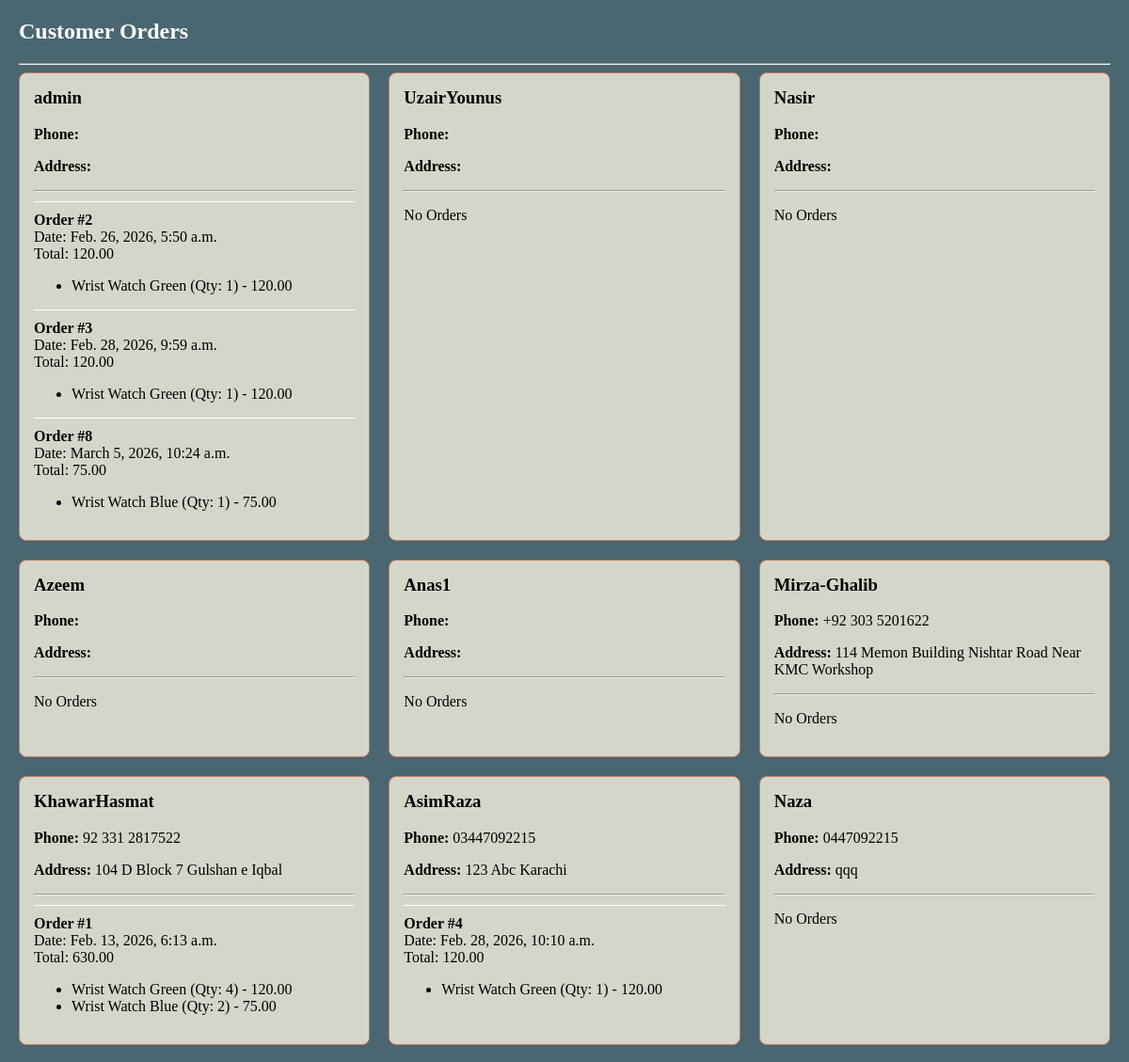
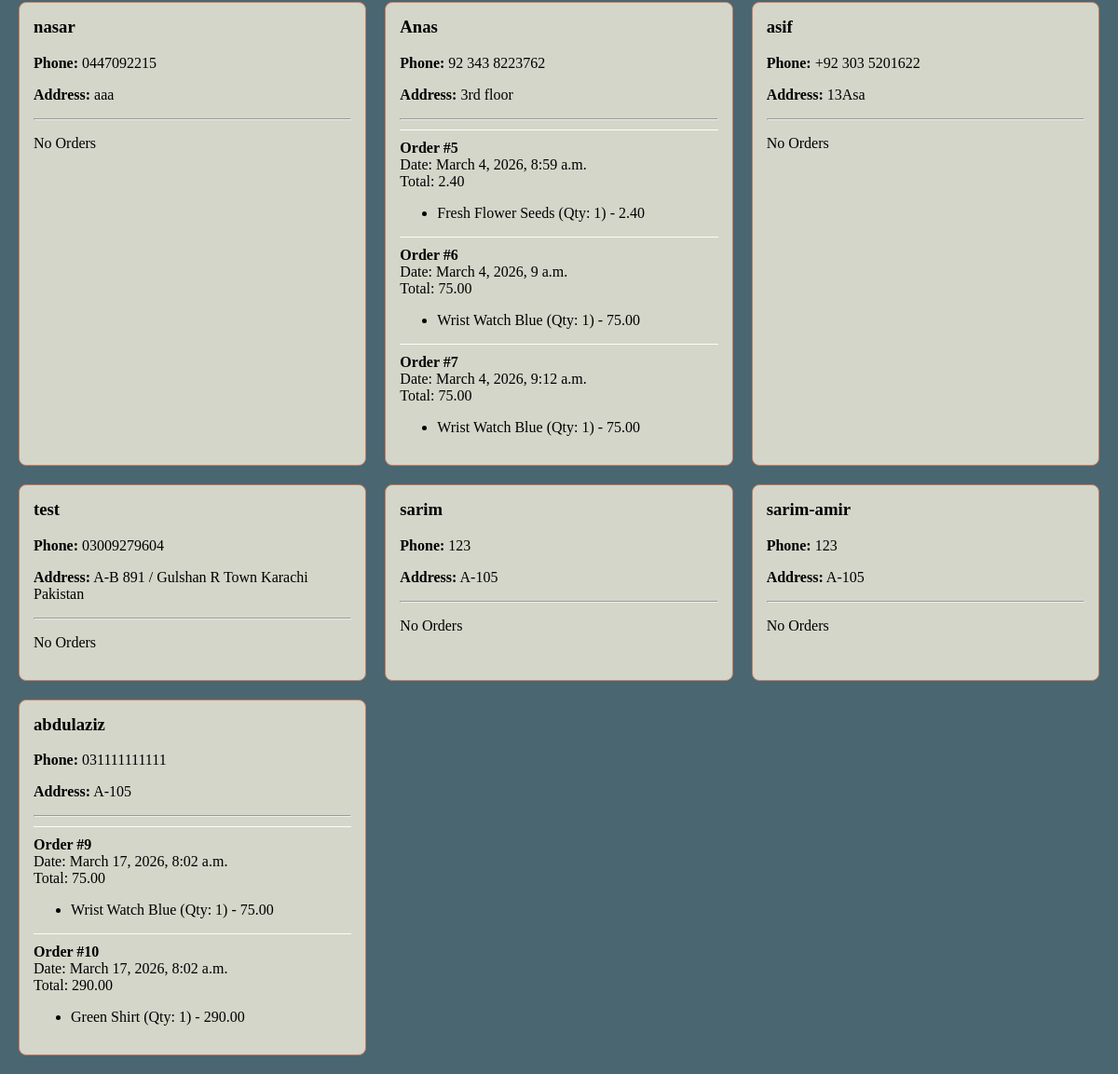
The app's page /accounts/customer-orders/ (signed in) with its own data (2 pictures, top to bottom).
### shop/models.py (models this page shows, shortened)
class Order(models.Model):
    user = models.ForeignKey(User, on_delete=models.CASCADE) # Links an order to a user
    created_at = models.DateTimeField(auto_now_add=True)
    total_price = models.DecimalField(max_digits=10, decimal_places=2)
    completed = models.BooleanField(default=True)

class OrderItem(models.Model):
    order = models.ForeignKey(Order, on_delete=models.CASCADE) # Links an item to a specific order
    product = models.ForeignKey(Product, on_delete=models.CASCADE) # Links an item to a specific product
    quantity = models.PositiveIntegerField()
    price = models.DecimalField(max_digits=10, decimal_places=2) # Price at the time of purchase

class Product(models.Model):
    category = models.ForeignKey(
        Category,
        related_name='products', # Allows you to access products from a category instance (e.g., category.products.all())
        on_delete=models.CASCADE, # If a category is deleted, all its products are also deleted
        null=True,   # Allows products to initially exist without a category (useful for migration)
        blank=True   # Allows the category field to be blank in forms
    )
    name = models.CharField(max_length=200, db_index=True)
    slug = models.SlugField(max_length=200, db_index=True, unique=True)
    description = models.TextField(blank=True)
    price = models.DecimalField(max_digits=10, decimal_places=2)
    image = models.ImageField(upload_to='products/%Y/%m/%d/', blank=True, null=True) # Organizes uploads by date
    available = models.BooleanField(default=True)
    created = models.DateTimeField(auto_now_add=True) # Automatically sets creation timestamp
    updated = models.DateTimeField(auto_now=True) # Automatically updates timestamp on every save
    class Meta:
        ordering = ('name',) # Order products alphabetically by name
        indexes = [
            Index(fields=['id', 'slug']), # Composite index for ID and slug
            Index(fields=['name']),      # Index on the product name
            Index(fields=['-created']),  # Index for ordering by creation date (e.g., for "new arrivals")
        ]
    def save(self, *args, **kwargs):
        if not self.slug:
            self.slug = slugify(self.name)
        super().save(*args, **kwargs)

### accounts/models.py (models this page shows, shortened)
class Profile(models.Model):
    user = models.OneToOneField(User, on_delete=models.CASCADE)
    phone = models.CharField(max_length=20, blank=True)
    address = models.TextField(blank=True)

### accounts/views.py (the view)
# urls.py: path('customer-orders/', views.customer_orders, name='customer_orders'),
@staff_member_required
def customer_orders(request):
    users = User.objects.all()
    data = []
    for user in users:
        profile = Profile.objects.filter(user=user).first()
        orders = Order.objects.filter(user=user)
        data.append({
            "user": user,
            "profile": profile,
            "orders": orders
        })
    return render(request, "accounts/customer_orders.html", {"data": data})

### accounts/templates/accounts/customer_orders.html (shortened to what this page needs)
<h2>Customer Orders</h2>
<hr>
<div class="container">
{% for d in data %}
<div class="card">
    <h3>{{ d.user.username }}</h3>
    <p>
        <strong>Phone:</strong>
        {% if d.profile %}
            {{ d.profile.phone }}
        {% endif %}
    </p>
    <p>
        <strong>Address:</strong>
        {% if d.profile %}
            {{ d.profile.address }}
        {% endif %}
    </p>
    <hr>
    {% for order in d.orders %}
    <div class="order">
        <b>Order #{{ order.id }}</b><br>
        Date: {{ order.created_at }} <br>
        Total: {{ order.total_price }}
        <ul>
        {% for item in order.orderitem_set.all %}
            <li>
                {{ item.product.name }}
                (Qty: {{ item.quantity }})
                - {{ item.price }}
            </li>
        {% endfor %}
        </ul>
    </div>
    {% empty %}
        <p>No Orders</p>
    {% endfor %}
</div>
{% endfor %}
</div>

### accounts/templates/accounts/customer_orders.html (style rules this page uses)
.container { display: grid; grid-template-columns: repeat(auto-fit, minmax(280px, 1fr)); gap: 20px; }
.card { border: 1px solid #C97D60;; padding: 15px; border-radius: 8px; background: #D4D6CA; color:#000000; }
.card h3 { margin-top: 0; }
.order { border-top: 1px solid #FBFEF9; margin-top: 10px; padding-top: 10px; }

### records on screen
Order: id "2", created_at "Feb. 26, 2026, 5:50 a.m.", total_price "120.00"
OrderItem: product.name "Wrist Watch Green", quantity "1", price "120.00"
Order: id "3", created_at "Feb. 28, 2026, 9:59 a.m.", total_price "120.00"
OrderItem: product.name "Wrist Watch Green", quantity "1", price "120.00"
Order: id "8", created_at "March 5, 2026, 10:24 a.m.", total_price "75.00"
OrderItem: product.name "Wrist Watch Blue", quantity "1", price "75.00"
Order: id "1", created_at "Feb. 13, 2026, 6:13 a.m.", total_price "630.00"
OrderItem: product.name "Wrist Watch Green", quantity "4", price "120.00"
OrderItem: product.name "Wrist Watch Blue", quantity "2", price "75.00"
Order: id "4", created_at "Feb. 28, 2026, 10:10 a.m.", total_price "120.00"
OrderItem: product.name "Wrist Watch Green", quantity "1", price "120.00"
Order: id "5", created_at "March 4, 2026, 8:59 a.m.", total_price "2.40"
OrderItem: product.name "Fresh Flower Seeds", quantity "1", price "2.40"
Order: id "6", created_at "March 4, 2026, 9 a.m.", total_price "75.00"
OrderItem: product.name "Wrist Watch Blue", quantity "1", price "75.00"
Order: id "7", created_at "March 4, 2026, 9:12 a.m.", total_price "75.00"
OrderItem: product.name "Wrist Watch Blue", quantity "1", price "75.00"
Order: id "9", created_at "March 17, 2026, 8:02 a.m.", total_price "75.00"
OrderItem: product.name "Wrist Watch Blue", quantity "1", price "75.00"
Order: id "10", created_at "March 17, 2026, 8:02 a.m.", total_price "290.00"
OrderItem: product.name "Green Shirt", quantity "1", price "290.00"

### other values on screen
{{ d.user.username }} "admin"
{{ d.user.username }} "UzairYounus"
{{ d.user.username }} "Nasir"
{{ d.user.username }} "Azeem"
{{ d.user.username }} "Anas1"
{{ d.user.username }} "Mirza-Ghalib"
{{ d.profile.phone }} "+92 303 5201622"
{{ d.profile.address }} "114 Memon Building Nishtar Road Near KMC Workshop"
{{ d.user.username }} "KhawarHasmat"
{{ d.profile.phone }} "92 331 2817522"
{{ d.profile.address }} "104 D Block 7 Gulshan e Iqbal"
{{ d.user.username }} "AsimRaza"
{{ d.profile.phone }} "03447092215"
{{ d.profile.address }} "123 Abc Karachi"
{{ d.user.username }} "Naza"
